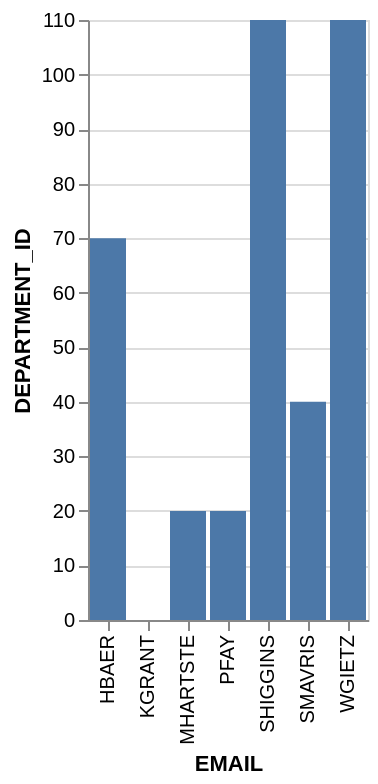

Vega-Lite specification stored for this chart:
### Vega-Lite specification from a JSON file in a GitHub repository (floating-point values rounded to 4 significant figures)
{"data": {"values": [{"x_data": "KGRANT", "y_data": 0}, {"x_data": "MHARTSTE", "y_data": 20}, {"x_data": "PFAY", "y_data": 20}, {"x_data": "SMAVRIS", "y_data": 40}, {"x_data": "HBAER", "y_data": 70}, {"x_data": "SHIGGINS", "y_data": 110}, {"x_data": "WGIETZ", "y_data": 110}]}, "mark": "bar", "encoding": {"x": {"field": "x_data", "type": "nominal", "title": "EMAIL", "sort": "ascending"}, "y": {"field": "y_data", "type": "quantitative", "title": "DEPARTMENT_ID"}}}
